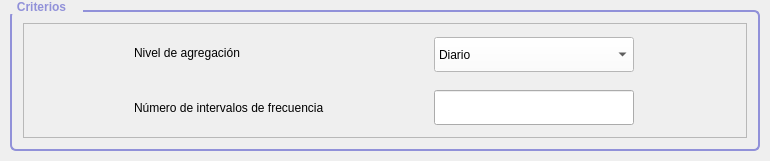
                        <widget class="QGroupBox" name="groupBox_Propiedades_46">
                         <property name="geometry">
                          <rect>
                           <x>50</x>
                           <y>130</y>
                           <width>770</width>
                           <height>161</height>
                          </rect>
                         </property>
                         <property name="sizePolicy">
                          <sizepolicy hsizetype="Minimum" vsizetype="Fixed">
                           <horstretch>0</horstretch>
                           <verstretch>0</verstretch>
                          </sizepolicy>
                         </property>
                         <property name="minimumSize">
                          <size>
                           <width>770</width>
                           <height>0</height>
                          </size>
                         </property>
                         <property name="maximumSize">
                          <size>
                           <width>700</width>
                           <height>16777215</height>
                          </size>
                         </property>
                         <property name="styleSheet">
                          <string notr="true">QGroupBox {
color: rgb(145, 145, 217);
font: bold; 
border: 2px solid;
font: 700 11pt &quot;Allerta&quot;;
border-color: rgb(145, 145, 217);
border-radius: 6px;
margin: 10px;

}

QGroupBox::title {
    subcontrol-origin: margin;
   	subcontrol-position: top left;
    padding: 0px 15px 0px 15px;
}
</string>
                         </property>
                         <property name="title">
                          <string>Criterios</string>
                         </property>
                         <property name="alignment">
                          <set>Qt::AlignCenter</set>
                         </property>
                         <layout class="QVBoxLayout" name="verticalLayout_46">
                          <item>
                           <widget class="QFrame" name="row_75">
                            <property name="styleSheet">
                             <string notr="true"/>
                            </property>
                            <property name="frameShape">
                             <enum>QFrame::StyledPanel</enum>
                            </property>
                            <property name="frameShadow">
                             <enum>QFrame::Raised</enum>
                            </property>
                            <layout class="QVBoxLayout" name="verticalLayout_95">
                             <property name="spacing">
                              <number>0</number>
                             </property>
                             <property name="leftMargin">
                              <number>0</number>
                             </property>
                             <property name="topMargin">
                              <number>0</number>
                             </property>
                             <property name="rightMargin">
                              <number>0</number>
                             </property>
                             <property name="bottomMargin">
                              <number>0</number>
                             </property>
                             <item>
                              <layout class="QGridLayout" name="gridLayout_145" columnstretch="0,0">
                               <property name="sizeConstraint">
                                <enum>QLayout::SetNoConstraint</enum>
                               </property>
                               <property name="leftMargin">
                                <number>20</number>
                               </property>
                               <property name="topMargin">
                                <number>5</number>
                               </property>
                               <property name="rightMargin">
                                <number>20</number>
                               </property>
                               <property name="bottomMargin">
                                <number>5</number>
                               </property>
                               <property name="spacing">
                                <number>20</number>
                               </property>
                               <item row="1" column="0">
                                <widget class="QLabel" name="CantarranaBtnLbl_5">
                                 <property name="sizePolicy">
                                  <sizepolicy hsizetype="Fixed" vsizetype="Preferred">
                                   <horstretch>0</horstretch>
                                   <verstretch>0</verstretch>
                                  </sizepolicy>
                                 </property>
                                 <property name="styleSheet">
                                  <string notr="true">font: 650 12pt &quot;Allerta&quot;;</string>
                                 </property>
                                 <property name="lineWidth">
                                  <number>1</number>
                                 </property>
                                 <property name="text">
                                  <string>Número de intervalos de frecuencia</string>
                                 </property>
                                 <property name="alignment">
                                  <set>Qt::AlignLeading|Qt::AlignLeft|Qt::AlignVCenter</set>
                                 </property>
                                </widget>
                               </item>
                               <item row="0" column="0">
                                <widget class="QLabel" name="CantarranaBtnLbl_6">
                                 <property name="sizePolicy">
                                  <sizepolicy hsizetype="Fixed" vsizetype="Preferred">
                                   <horstretch>0</horstretch>
                                   <verstretch>0</verstretch>
                                  </sizepolicy>
                                 </property>
                                 <property name="styleSheet">
                                  <string notr="true">font: 650 12pt &quot;Allerta&quot;;</string>
                                 </property>
                                 <property name="lineWidth">
                                  <number>1</number>
                                 </property>
                                 <property name="text">
                                  <string>Nivel de agregación</string>
                                 </property>
                                 <property name="alignment">
                                  <set>Qt::AlignLeading|Qt::AlignLeft|Qt::AlignVCenter</set>
                                 </property>
                                </widget>
                               </item>
                               <item row="1" column="1">
                                <widget class="QLineEdit" name="BosaComboBoxIntervalo">
                                 <property name="sizePolicy">
                                  <sizepolicy hsizetype="Expanding" vsizetype="Expanding">
                                   <horstretch>0</horstretch>
                                   <verstretch>0</verstretch>
                                  </sizepolicy>
                                 </property>
                                 <property name="minimumSize">
                                  <size>
                                   <width>110</width>
                                   <height>35</height>
                                  </size>
                                 </property>
                                 <property name="maximumSize">
                                  <size>
                                   <width>200</width>
                                   <height>35</height>
                                  </size>
                                 </property>
                                 <property name="toolTip">
                                  <string notr="true"/>
                                 </property>
                                 <property name="whatsThis">
                                  <string/>
                                 </property>
                                 <property name="styleSheet">
                                  <string notr="true">border-color: rgb(211, 212, 216);
font: 650 11pt &quot;Allerta&quot;;
</string>
                                 </property>
                                 <property name="text">
                                  <string/>
                                 </property>
                                 <property name="alignment">
                                  <set>Qt::AlignCenter</set>
                                 </property>
                                 <property name="placeholderText">
                                  <string/>
                                 </property>
                                </widget>
                               </item>
                               <item row="0" column="1">
                                <widget class="QComboBox" name="BosaComboBoxNivel">
                                 <property name="enabled">
                                  <bool>true</bool>
                                 </property>
                                 <property name="sizePolicy">
                                  <sizepolicy hsizetype="Minimum" vsizetype="Fixed">
                                   <horstretch>0</horstretch>
                                   <verstretch>0</verstretch>
                                  </sizepolicy>
                                 </property>
                                 <property name="minimumSize">
                                  <size>
                                   <width>200</width>
                                   <height>35</height>
                                  </size>
                                 </property>
                                 <property name="maximumSize">
                                  <size>
                                   <width>150</width>
                                   <height>30</height>
                                  </size>
                                 </property>
                                 <property name="layoutDirection">
                                  <enum>Qt::LeftToRight</enum>
                                 </property>
                                 <property name="styleSheet">
                                  <string notr="true">border-color: rgb(211, 212, 216);
background-color: rgb(255, 255, 255);</string>
                                 </property>
                                 <property name="editable">
                                  <bool>false</bool>
                                 </property>
                                 <property name="currentText">
                                  <string>Diario</string>
                                 </property>
                                 <property name="insertPolicy">
                                  <enum>QComboBox::InsertAtCurrent</enum>
                                 </property>
                                 <property name="sizeAdjustPolicy">
                                  <enum>QComboBox::AdjustToContents</enum>
                                 </property>
                                 <item>
                                  <property name="text">
                                   <string>Diario</string>
                                  </property>
                                 </item>
                                 <item>
                                  <property name="text">
                                   <string>Semanal</string>
                                  </property>
                                 </item>
                                 <item>
                                  <property name="text">
                                   <string>Decadal</string>
                                  </property>
                                 </item>
                                 <item>
                                  <property name="text">
                                   <string>Quincenal</string>
                                  </property>
                                 </item>
                                 <item>
                                  <property name="text">
                                   <string>Mensual</string>
                                  </property>
                                 </item>
                                </widget>
                               </item>
                              </layout>
                             </item>
                            </layout>
                           </widget>
                          </item>
                         </layout>
                        </widget>
